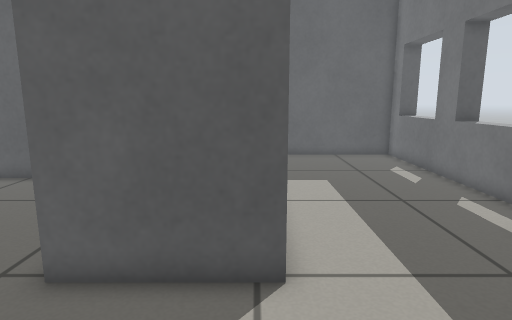
[1] (above)

16 first-person views from a walk through a robot-simulator world made for Gazebo. The camera is 0.67 m above the floor, tilts 10° down and sees 75° across. The floor is counted in squares, 0.2 m on a side. Each view is taken from the middle of a square. On the plan, view 1 faces up. The plan holds only what a view shows up to about 20 squares ahead; the rest is blank.

[2]
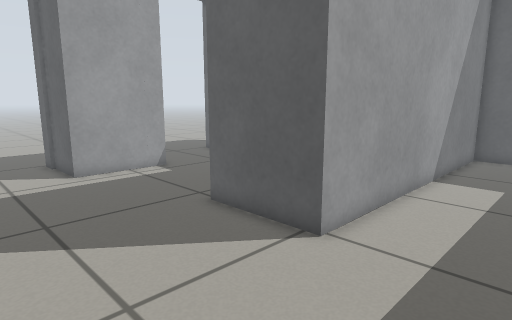

[3]
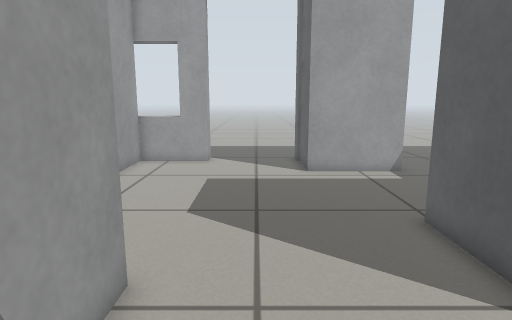

[4]
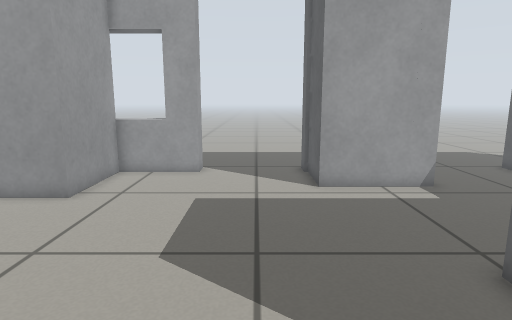

[5]
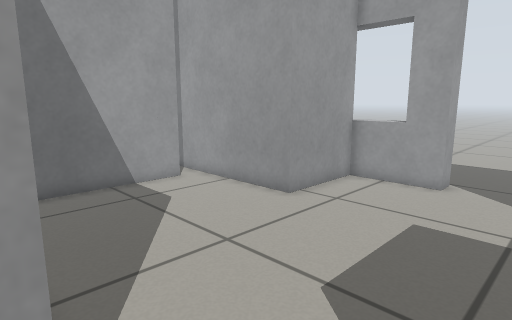

[6]
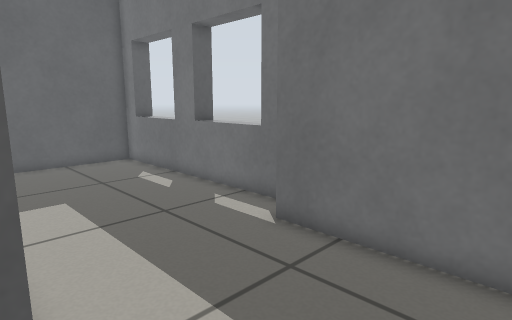

[7]
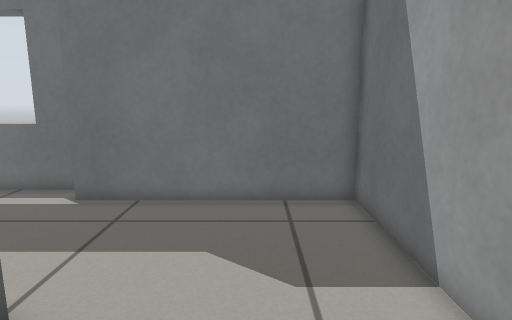

[8]
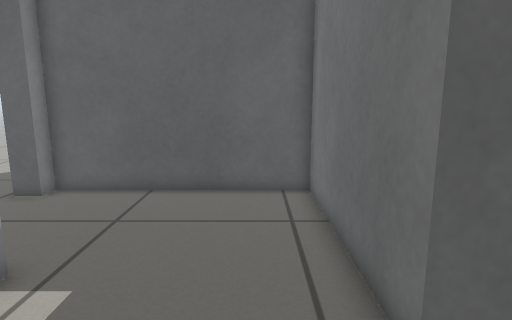

[9]
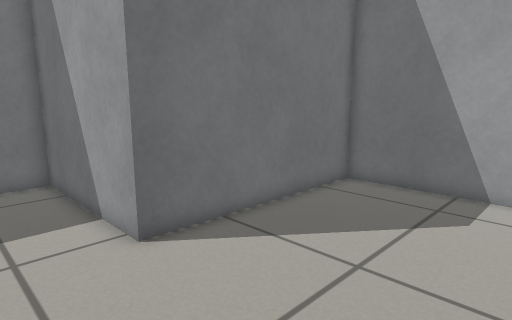

[10]
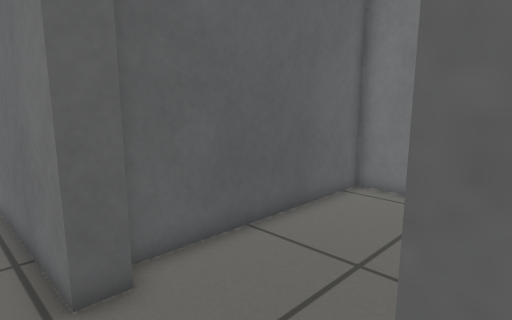

[11]
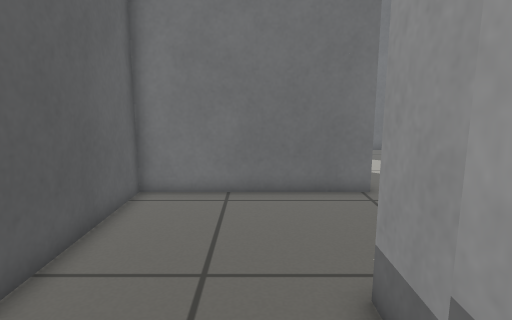

[12]
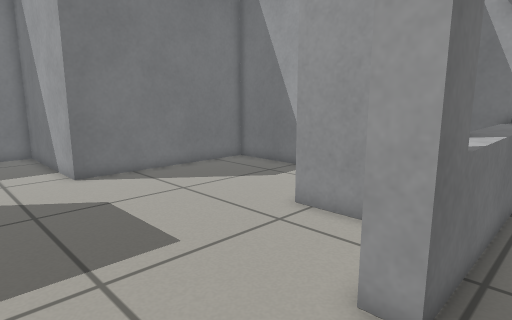

[13]
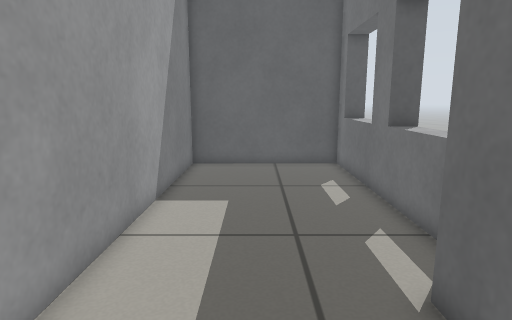

[14]
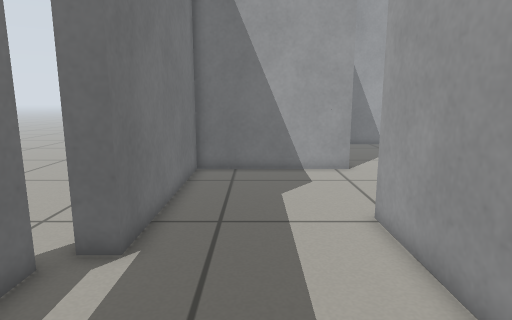

[15]
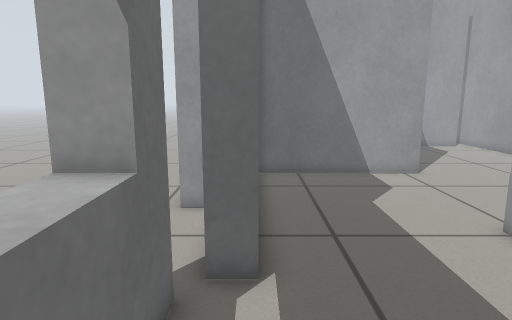

[16]
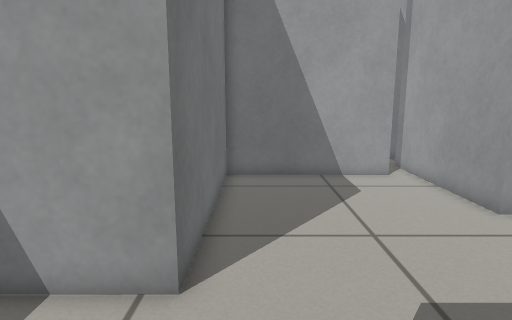

### Floor plan
Points are (right, up) in squares from view 1. A wall is a line through its corners. A room is listed if a view was taken in it or the views show most of it. See-through windows are left out.
Room 1 (views 1, 5, 6, 7, 8, 9, 16)
walls: (-13.6, -1.7) (-13.6, -5.6) (-9.3, -5.6) (-9.3, -13.2); (0.6, 5.7) (-3.9, 5.7) (-3.9, 14.3) (-13.6, 14.3) (-13.6, 13.5); (-13, 8.1) (-10.8, 8.1) (-10.8, 3.5) (-13.7, 3.5); (-8.1, -11) (-0.7, -11) (-0.7, -1.4) (0.5, -1.4)
ways out: opening at (0, 2) to room 2; open door at (-14, 1) to room 3; open door at (-14, 11) to room 3
Room 2 (views 2, 3, 4, 13, 14, 15)
walls: (8.4, 8.7) (8.4, 20.9) (0.6, 20.9) (0.6, 5.7); (0.5, -1.4) (7, -1.4) (7, 8.1) (8, 8.1)
ways out: opening at (0, 2) to room 1
Room 3 (views 10, 11, 12)
walls: (-13.6, 3.3) (-14.8, 3.3); (-14.6, 8) (-14.6, 8.5); (-14.6, -8.5) (-14.6, -1.7); (-14.6, 13.5) (-14.6, 19.6); (-13.8, -13.3) (-13.8, -12.2)
ways out: open door at (-14, 1) to room 1; open door at (-14, 11) to room 1; open door at (9, 6)

Positions as (right, up) in squares from view 1, and headings:
1: (0, 0), facing up
2: (5, -1), facing up-left
3: (5, 1), facing left
4: (2, 1), facing left
5: (0, 2), facing down-left
6: (0, 2), facing up-right
7: (-4, 2), facing right
8: (-6, 2), facing up
9: (-8, 2), facing down-right
10: (-16, 8), facing up-right
11: (-16, 10), facing right
12: (-16, 3), facing down-right
13: (4, 3), facing up
14: (4, 15), facing down
15: (7, 14), facing down
16: (-2, 4), facing down
